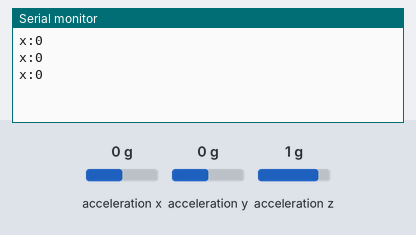
Simulated run of this sketch. Board: Arduino Uno, built with avr-gcc and run on an emulated ATmega328P. Shown: the last lines printed to the serial monitor. Wiring (inferred from the names in the program): MPU-6050 motion sensor at I2C address 0x68. The inputs (shaded band) are chosen by the test bench; at power-on: acceleration x 0 g, acceleration y 0 g, acceleration z 1 g.

Above: at 1.3 s.
1.4 s: acceleration x set to -1.4 g
At 1.9 s:
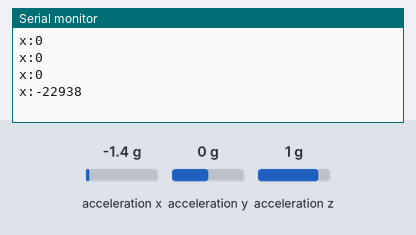
2.9 s: acceleration x set to -0.8 g
At 3.4 s:
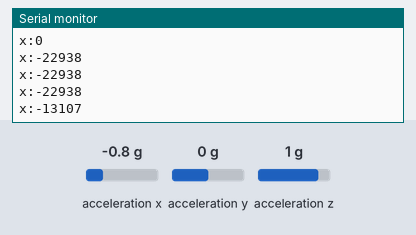
Timing chart, 0 to 5.9 s (numbered marks = the images above; inputs shaded):
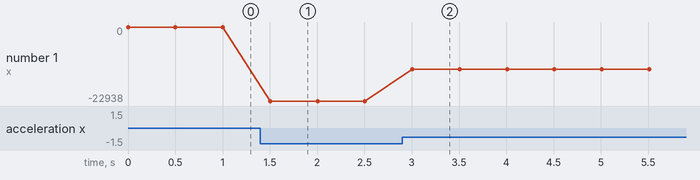

Measured:
- after the input at 1.4 s, the serial monitor: prints a new line after 0.10 s (image 1)
- after the input at 2.9 s, the serial monitor: prints a new line after 0.11 s (image 2)
- plotted number 1: 0 → -22938 after the input at 1.4 s, -22938 → -13107 after the input at 2.9 s

The sketch:

A04_I2C.ino
```cpp
#include <Arduino.h>
#include <Wire.h>

#define MPU6050_address		0x68	// 104
#define MPU6050_PWR1		0x6B	// 107
#define MPU6050_data_start	0x3B	// 59

void setup() {
	Serial.begin(19200);	// serial 통신 시작 (data rate : 19200)

	Wire.begin();
	Wire.beginTransmission(MPU6050_address);
	Wire.write(MPU6050_PWR1);
	Wire.write(0);
	Wire.endTransmission();
}

void loop() {
	int temp=0, accel_x=0, accel_y=0, accel_z=0, gyro_x=0, gyro_y=0, gyro_z=0;
	int read_bytes = 2;

	Wire.beginTransmission(MPU6050_address);
	Wire.write(MPU6050_data_start);
	Wire.endTransmission(false);
	Wire.requestFrom(MPU6050_address, read_bytes);
	if(Wire.available() == read_bytes){
		accel_x = Wire.read()<<8 | Wire.read();
	}

	Serial.print("x:");
	Serial.println(accel_x);

	Wire.beginTransmission(MPU6050_address);
	Wire.endTransmission(true);    //연결종료

	delay(500);
}
```
